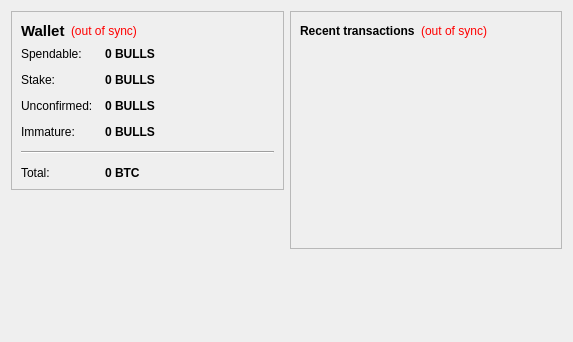
<?xml version="1.0" encoding="UTF-8"?>
<ui version="4.0">
 <class>OverviewPage</class>
 <widget class="QWidget" name="OverviewPage">
  <property name="geometry">
   <rect>
    <x>0</x>
    <y>0</y>
    <width>573</width>
    <height>342</height>
   </rect>
  </property>
  <property name="windowTitle">
   <string>Form</string>
  </property>
  <layout class="QHBoxLayout" name="horizontalLayout" stretch="1,1">
   <item>
    <layout class="QVBoxLayout" name="verticalLayout_2">
     <item>
      <widget class="QFrame" name="frame">
       <property name="frameShape">
        <enum>QFrame::StyledPanel</enum>
       </property>
       <property name="frameShadow">
        <enum>QFrame::Raised</enum>
       </property>
       <layout class="QVBoxLayout" name="verticalLayout_4">
        <item>
         <layout class="QHBoxLayout" name="horizontalLayout_4">
          <item>
           <widget class="QLabel" name="label_5">
            <property name="font">
             <font>
              <pointsize>11</pointsize>
              <weight>75</weight>
              <bold>true</bold>
             </font>
            </property>
            <property name="text">
             <string>Wallet</string>
            </property>
           </widget>
          </item>
          <item>
           <widget class="QLabel" name="labelWalletStatus">
            <property name="toolTip">
             <string>The displayed information may be out of date. Your wallet automatically synchronizes with the Bullshit network after a connection is established, but this process has not completed yet.</string>
            </property>
            <property name="styleSheet">
             <string notr="true">QLabel { color: red; }</string>
            </property>
            <property name="text">
             <string notr="true">(out of sync)</string>
            </property>
            <property name="alignment">
             <set>Qt::AlignLeading|Qt::AlignLeft|Qt::AlignVCenter</set>
            </property>
           </widget>
          </item>
          <item>
           <spacer name="horizontalSpacer_2">
            <property name="orientation">
             <enum>Qt::Horizontal</enum>
            </property>
            <property name="sizeHint" stdset="0">
             <size>
              <width>40</width>
              <height>20</height>
             </size>
            </property>
           </spacer>
          </item>
         </layout>
        </item>
        <item>
         <layout class="QFormLayout" name="formLayout_2">
          <property name="fieldGrowthPolicy">
           <enum>QFormLayout::AllNonFixedFieldsGrow</enum>
          </property>
          <property name="horizontalSpacing">
           <number>12</number>
          </property>
          <property name="verticalSpacing">
           <number>12</number>
          </property>
          <item row="0" column="0">
           <widget class="QLabel" name="label">
            <property name="text">
             <string>Spendable:</string>
            </property>
           </widget>
          </item>
          <item row="0" column="1">
           <widget class="QLabel" name="labelBalance">
            <property name="font">
             <font>
              <weight>75</weight>
              <bold>true</bold>
             </font>
            </property>
            <property name="cursor">
             <cursorShape>IBeamCursor</cursorShape>
            </property>
            <property name="toolTip">
             <string>Your current spendable balance</string>
            </property>
            <property name="text">
             <string notr="true">0 BULLS</string>
            </property>
            <property name="textInteractionFlags">
             <set>Qt::LinksAccessibleByMouse|Qt::TextSelectableByKeyboard|Qt::TextSelectableByMouse</set>
            </property>
           </widget>
          </item>
          <item row="1" column="0">
           <widget class="QLabel" name="label_6">
            <property name="text">
             <string>Stake:</string>
            </property>
           </widget>
          </item>
          <item row="1" column="1">
           <widget class="QLabel" name="labelStake">
            <property name="font">
             <font>
              <weight>75</weight>
              <bold>true</bold>
             </font>
            </property>
            <property name="cursor">
             <cursorShape>IBeamCursor</cursorShape>
            </property>
            <property name="toolTip">
             <string>Total of coins that was staked, and do not yet count toward the current balance</string>
            </property>
            <property name="text">
             <string notr="true">0 BULLS</string>
            </property>
            <property name="textInteractionFlags">
             <set>Qt::LinksAccessibleByMouse|Qt::TextSelectableByKeyboard|Qt::TextSelectableByMouse</set>
            </property>
           </widget>
          </item>
          <item row="2" column="0">
           <widget class="QLabel" name="label_3">
            <property name="text">
             <string>Unconfirmed:</string>
            </property>
           </widget>
          </item>
          <item row="2" column="1">
           <widget class="QLabel" name="labelUnconfirmed">
            <property name="font">
             <font>
              <weight>75</weight>
              <bold>true</bold>
             </font>
            </property>
            <property name="cursor">
             <cursorShape>IBeamCursor</cursorShape>
            </property>
            <property name="toolTip">
             <string>Total of transactions that have yet to be confirmed, and do not yet count toward the current balance</string>
            </property>
            <property name="text">
             <string notr="true">0 BULLS</string>
            </property>
            <property name="textInteractionFlags">
             <set>Qt::LinksAccessibleByMouse|Qt::TextSelectableByKeyboard|Qt::TextSelectableByMouse</set>
            </property>
           </widget>
          </item>
          <item row="3" column="0">
           <widget class="QLabel" name="labelImmatureText">
            <property name="text">
             <string>Immature:</string>
            </property>
           </widget>
          </item>
          <item row="3" column="1">
           <widget class="QLabel" name="labelImmature">
            <property name="font">
             <font>
              <weight>75</weight>
              <bold>true</bold>
             </font>
            </property>
            <property name="toolTip">
             <string>Mined balance that has not yet matured</string>
            </property>
            <property name="text">
             <string notr="true">0 BULLS</string>
            </property>
            <property name="textInteractionFlags">
             <set>Qt::LinksAccessibleByMouse|Qt::TextSelectableByKeyboard|Qt::TextSelectableByMouse</set>
            </property>
           </widget>
          </item>
          <item row="4" column="0" colspan="2">
           <widget class="Line" name="line">
            <property name="orientation">
             <enum>Qt::Horizontal</enum>
            </property>
           </widget>
          </item>
          <item row="5" column="0">
           <widget class="QLabel" name="labelTotalText">
            <property name="text">
             <string>Total:</string>
            </property>
           </widget>
          </item>
          <item row="5" column="1">
           <widget class="QLabel" name="labelTotal">
            <property name="font">
             <font>
              <weight>75</weight>
              <bold>true</bold>
             </font>
            </property>
            <property name="cursor">
             <cursorShape>IBeamCursor</cursorShape>
            </property>
            <property name="toolTip">
             <string>Your current total balance</string>
            </property>
            <property name="text">
             <string notr="true">0 BTC</string>
            </property>
            <property name="textInteractionFlags">
             <set>Qt::LinksAccessibleByMouse|Qt::TextSelectableByKeyboard|Qt::TextSelectableByMouse</set>
            </property>
           </widget>
          </item>
         </layout>
        </item>
       </layout>
      </widget>
     </item>
     <item>
      <spacer name="verticalSpacer">
       <property name="orientation">
        <enum>Qt::Vertical</enum>
       </property>
       <property name="sizeHint" stdset="0">
        <size>
         <width>20</width>
         <height>40</height>
        </size>
       </property>
      </spacer>
     </item>
    </layout>
   </item>
   <item>
    <layout class="QVBoxLayout" name="verticalLayout_3">
     <item>
      <widget class="QFrame" name="frame_2">
       <property name="frameShape">
        <enum>QFrame::StyledPanel</enum>
       </property>
       <property name="frameShadow">
        <enum>QFrame::Raised</enum>
       </property>
       <layout class="QVBoxLayout" name="verticalLayout">
        <item>
         <layout class="QHBoxLayout" name="horizontalLayout_2">
          <item>
           <widget class="QLabel" name="label_4">
            <property name="text">
             <string>&lt;b&gt;Recent transactions&lt;/b&gt;</string>
            </property>
           </widget>
          </item>
          <item>
           <widget class="QLabel" name="labelTransactionsStatus">
            <property name="toolTip">
             <string>The displayed information may be out of date. Your wallet automatically synchronizes with the Bullshit network after a connection is established, but this process has not completed yet.</string>
            </property>
            <property name="styleSheet">
             <string notr="true">QLabel { color: red; }</string>
            </property>
            <property name="text">
             <string notr="true">(out of sync)</string>
            </property>
            <property name="alignment">
             <set>Qt::AlignRight|Qt::AlignTrailing|Qt::AlignVCenter</set>
            </property>
           </widget>
          </item>
          <item>
           <spacer name="horizontalSpacer">
            <property name="orientation">
             <enum>Qt::Horizontal</enum>
            </property>
            <property name="sizeHint" stdset="0">
             <size>
              <width>40</width>
              <height>20</height>
             </size>
            </property>
           </spacer>
          </item>
         </layout>
        </item>
        <item>
         <widget class="QListView" name="listTransactions">
          <property name="styleSheet">
           <string notr="true">QListView { background: transparent; }</string>
          </property>
          <property name="frameShape">
           <enum>QFrame::NoFrame</enum>
          </property>
          <property name="verticalScrollBarPolicy">
           <enum>Qt::ScrollBarAlwaysOff</enum>
          </property>
          <property name="horizontalScrollBarPolicy">
           <enum>Qt::ScrollBarAlwaysOff</enum>
          </property>
          <property name="selectionMode">
           <enum>QAbstractItemView::NoSelection</enum>
          </property>
         </widget>
        </item>
       </layout>
      </widget>
     </item>
     <item>
      <spacer name="verticalSpacer_2">
       <property name="orientation">
        <enum>Qt::Vertical</enum>
       </property>
       <property name="sizeHint" stdset="0">
        <size>
         <width>20</width>
         <height>40</height>
        </size>
       </property>
      </spacer>
     </item>
    </layout>
   </item>
  </layout>
 </widget>
 <resources/>
 <connections/>
</ui>
